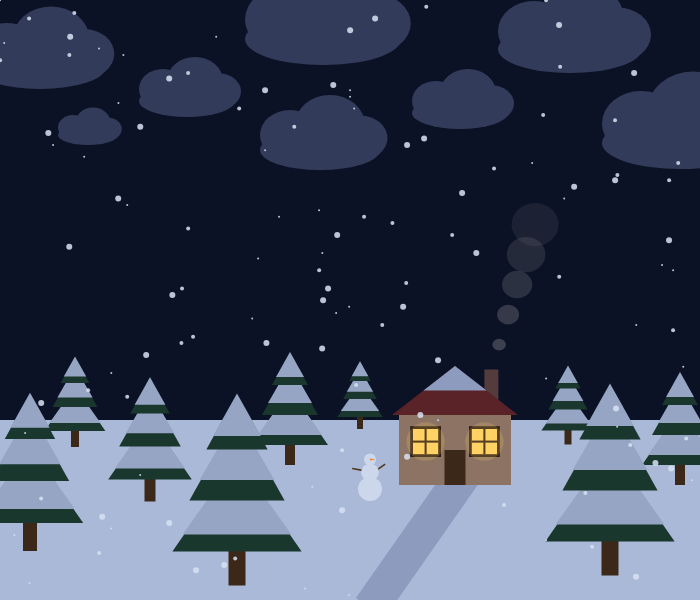
Frame 1 (no input)
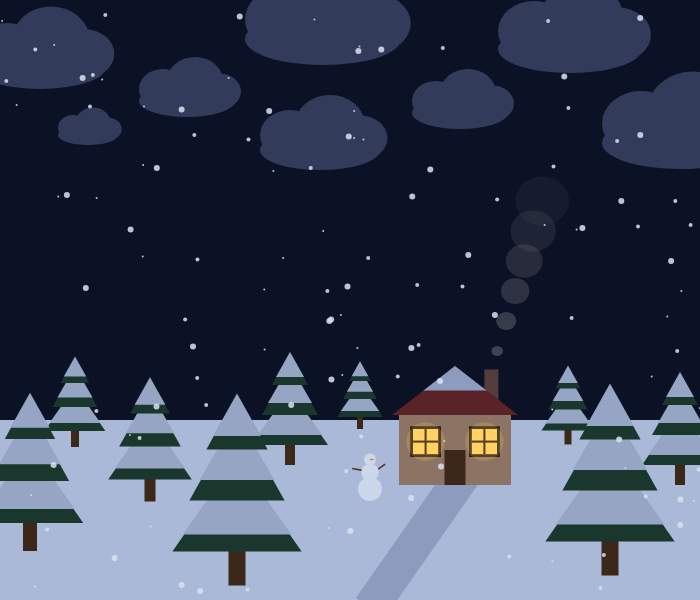
Frame 60 (no input)
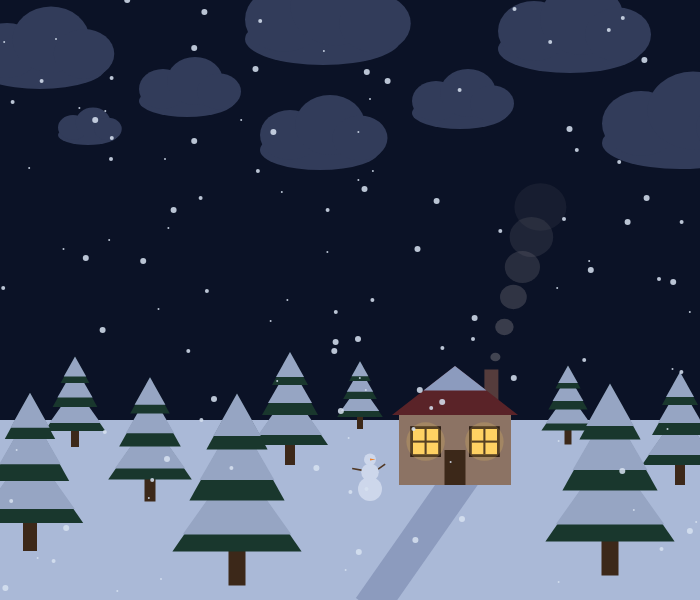
Frame 120 (the mouse pressed at the canvas centre since frame 60)

The p5.js sketch that drew these frames (run headless with seeded random() and noise() and a simulated clock; from frame 60 on, the mouse is pressed at the canvas centre):

// p5.js sketch
// ── sketch.js
let xMax = 700;
let yMax = 600;
let yFumo = 0;
let yNeve = 0;

function drawWindow(x, y) {
  fill(45, 30, 20);
  rect(x, y, 44, 44); // telaio della finestra

  fill(255, 210, 100);
  rect(x, y, 36, 36); // vetro con la luce accesa

  fill(45, 30, 20);
  rect(x, y, 36, 3); // traversa orizzontale
  rect(x, y, 3, 36); // traversa verticale
}

function drawHouse(x, y, scl = 1) {
  push();
  translate(x, y);
  scale(scl);
  rectMode(CENTER);

  fill(85, 60, 60);
  rect(52, -90, 20, 50); // comignolo

  fill(140, 115, 100);
  rect(0, 0, 160, 100); // casa

  fill(90, 35, 40);
  triangle(-90, -50, 90, -50, 0, -120); // tetto
  fill(140, 155, 190);
  triangle(-45, -85, 45, -85, 0, -120);

  fill(60, 40, 25);
  rect(0, 25, 30, 50); // porta

  drawWindow(-42, -12); // finestra a sinistra
  drawWindow(42, -12);  // finestra a destra

  fill(255, 210, 100, 50); //glow delle finestre
  ellipse(-42, -12, 55);
  ellipse(42, -12, 55);

  pop();
}

function drawTree(x, y, scl = 1) {
  push();
  translate(x, y);
  scale(scl);
  rectMode(CENTER);

  fill(60, 40, 25);
  rect(0, 0, 10, 30);                      // tronco

  fill(25, 55, 45);
  triangle(-38, -5, 38, -5, 0, -60);       // triangolo 3 (basso) verde
  fill(150, 165, 195);
  triangle(-32, -15, 32, -15, 0, -60);     // triangolo 3 neve dalla punta

  fill(25, 55, 45);
  triangle(-28, -35, 28, -35, 0, -85);     // triangolo 2 (medio) verde
  fill(150, 165, 195);
  triangle(-22, -47, 22, -47, 0, -85);     // triangolo 2 neve dalla punta

  fill(25, 55, 45);
  triangle(-18, -65, 18, -65, 0, -98);     // triangolo 1 (cima) verde, più piccolo
  fill(150, 165, 195);
  triangle(-14, -73, 14, -73, 0, -98);     // triangolo 1 neve dalla punta

  pop();
}

function drawCloud(x, y, scl = 1) {
  push();
  translate(x, y);
  scale(scl);

  fill(50, 60, 90);
  ellipse(0, 10, 120, 40); //base
  ellipse(-30, -5, 60, 50); //lato sx
  ellipse(10, -15, 70, 60); //centrale
  ellipse(40, -2, 55, 45); //lato dx

  pop();
}

function drawSnowman(x, y, scl = 1) {
  push();
  translate(x, y);
  scale(scl);

  push();
  translate(15, -46);
  rotate(-35);
  fill(80, 55, 35);
  rect(0, -2, 28, 4);   // braccio dx
  pop();

  push();
  translate(-15, -46);
  rotate(190);
  fill(80, 55, 35);
  rect(0, -2, 30, 4);   // braccio sx
  pop();

  fill(205, 215, 235);
  ellipse(0, 0, 60);      // corpo in basso
  ellipse(0, -42, 44);   // corpo centrale
  ellipse(0, -74, 30);   // testa

  fill(240, 130, 40);
  triangle(0, -76, 0, -71, 14, -73.5) //naso 

  pop();
}

function setup() {
  createCanvas(xMax, yMax);
  frameRate(30);
  angleMode(DEGREES);
}

function draw() {
  background("#0B1226"); // cielo di notte

  noStroke();

  drawCloud(40, 56, 1.1); //in ordine da sx a dx
  drawCloud(187, 93, 0.8);
  drawCloud(323, 26, 1.3);
  drawCloud(460, 105, 0.8); //nuvola sopra la casa
  drawCloud(570, 37, 1.2);
  drawCloud(680, 130, 1.3);
  drawCloud(88, 130, 0.5);
  drawCloud(320, 140, 1);
  

  fill(170, 185, 215);
  rect(0, yMax * 0.7, xMax, yMax * 0.3); // terreno innevato

  drawTree(360, 420, 0.6); //albero vicino casa sx
  drawTree(290, 450, 1); 
  drawTree(75, 435, 0.8); //albero fondo sx
  drawTree(568, 434, 0.7); //albero vicino casa dx
  drawTree(680, 470, 1);
  drawTree(150, 485, 1.1); //albero centro sx
  drawTree(30, 530, 1.4);
  drawTree(610, 550, 1.7); //albero davanti dx
  drawTree(237, 560, 1.7); //albero davanti sx
  push();

  translate(xMax * 0.64, 455);
  rotate(35);
  fill(140, 155, 190);
  rect(6.6, 0, 35, 170); //stradina
  pop();

  yFumo = yFumo + 0.4;
  for (let i = 0; i < 6; i++) { //uscita fumo
    let salita = (yFumo + i * 30) % 180;
    fill(100, 100, 110, 170 - salita * 0.8);
    ellipse(490 + salita * 0.3, 375 - salita, 5 + salita * 0.28, 4 + salita * 0.26);
  }
  
  drawHouse(xMax * 0.65, yMax * 0.75, 0.7);
  drawSnowman(370, 489, 0.4);

  fill(215, 225, 240, 220);
  yNeve = yNeve + 0.7;
  for(let i = 0; i < 120; i++) { //caduta neve
    let grandezza = 2 + (i % 3) * 2;
    let velocita = 0.5 + (i % 5) * 0.25;
    let deriva = 0.1 + (i % 4) * 0.1;
    let x = (i * i * 6 + (i % 7) * 23 + yNeve * velocita * deriva) % xMax; 
    let y = (i * 18 + yNeve * velocita) % yMax;
    ellipse(x, y, grandezza)
  }
}
